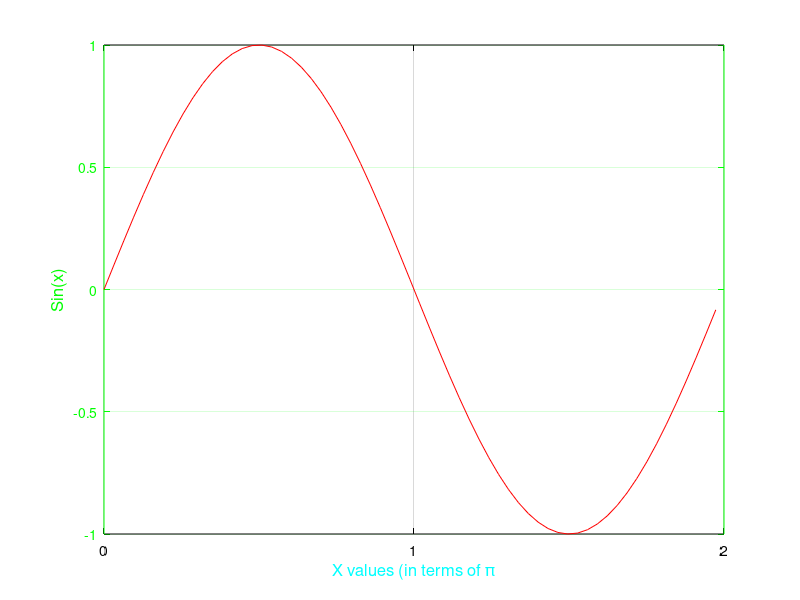

This chart was generated by the following MATLAB code:
%handlesPractice.m
%6. Handles
x=0:0.1:2*pi;
y=sin(x);
figure;
plot(x,y,'r');
xlim([0,2*pi]);
A=gca;
set(A,'xtick',[0 pi 2*pi]);
set(A,'xticklabel',{'0','1','2'});
set(A,'ytick',-1:0.5:1);
grid on
set(A,'ycolor','g');
set(A,'xcolor','k');
set(A,'color',[0.3 0.3 0.3]);
title('One sine wave from 0 to 	2\pi','fontsize',14,'fontweight','bold','color','w');
xlabel('X values (in terms of \pi','fontsize',12,'color','c');
ylabel('Sin(x)','fontsize',12,'color','g');